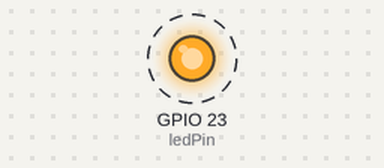
The program below on a simulated Raspberry Pi (BCM pin numbers). Shown: output pins drawn as LEDs (lit = HIGH). Dashed ring = blinking.

Above: at 0.5 s.
Timing chart, 0 to 4.6 s (numbered marks = the images above):
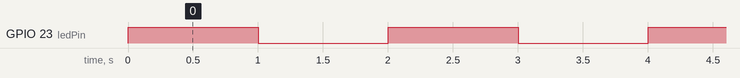

The program:

led1.py
```python
import RPi.GPIO as GPIO
import time

GPIO.setmode(GPIO.BCM)
ledPin = 23
GPIO.setup(ledPin, GPIO.OUT)

while True:
	GPIO.output(ledPin, GPIO.HIGH)
	time.sleep(1)
	GPIO.output(ledPin, GPIO.LOW)
	time.sleep(1)

 
```

Measured:
- by itself, GPIO 23 (ledPin): alternates HIGH for 1.0 s and LOW for 1.0 s
